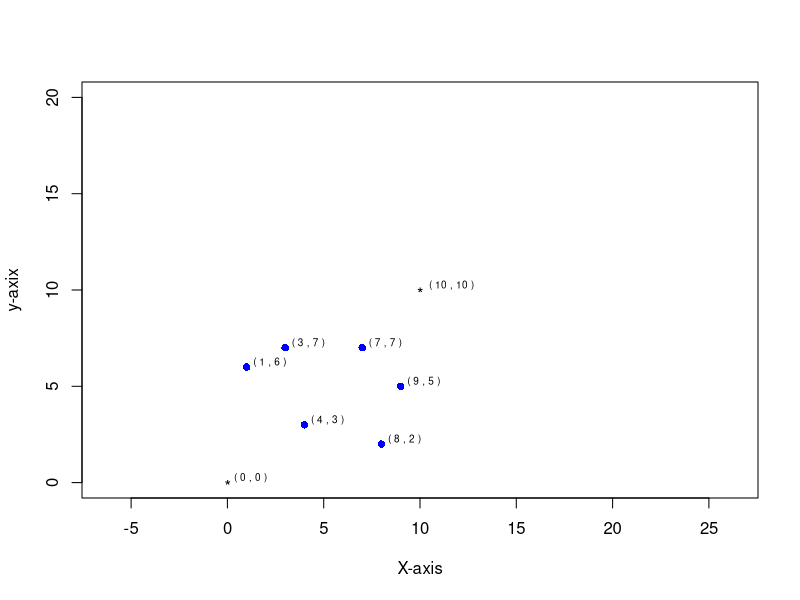

R code for this plot:

week5_5A_q3 <- function() {
  
  # initial representative points
  x <- c(0,0)
  y <- c(10,10)
  
  a <- c(1,6)
  b <- c(3,7)
  c <- c(4,3)
  d <- c(7,7)
  e <- c(8,2)
  f <- c(9,5)
  
  # show chart
  plot(rbind(x[1],y[1]),
       rbind(x[2],y[2]),
       type="p",
       xlab="X-axis",ylab="y-axix",asp=1,
       xlim=c(0, 20),ylim=c(0, 20),
       pch="*",col="black",bg="grey")
  points(rbind(a[1],b[1],c[1],d[1],e[1],f[1]), 
         rbind(a[2],b[2],c[2],d[2],e[2],f[2]),
         type="p",pch=16,col="blue")
  # draw point label
  allpoints <- rbind(x,y,a,b,c,d,e,f)
  textxy(allpoints[,1],allpoints[,2],offset=0.7,cex=0.6,
         labs=c(paste(paste("(",allpoints[,1],","),allpoints[,2],")")))
  
  # select five points
  r <- rbind(x,y)
  colnames(r) <- c("x", "y")
  candidates <- rbind(a,b,c,d,e,f)
  for(i in seq(from=1, to=5, by=1)) {
    writeLines(paste("Round ", i))
    
    result<- compute_max_dist(r,candidates)
    furthest_point <- result[[1]]
    r <- rbind(r,furthest_point)
    candidates <- subset(candidates,
                         !(candidates[,1] == furthest_point[1] &
                         candidates[,2] == furthest_point[2]),)
    print(candidates)
    writeLines("\n\n")
    
    # e -> b -> c -> d -> f -> a
  }
  
  
}

# Find the point whose minimum distance to any of the previously selected points is maximum
compute_max_dist <- function(r,candidates) {
  
  furthest_point <- NULL
  global_max_dist <- 0
  for(i in seq(from=1, to=nrow(candidates), by=1)) {
    candicate <- candidates[i,]
    
    min_dist <- -999
    for(j in seq(from=1, to=nrow(r), by=1)) {
      rpoint <- r[j,]
      
      dist <- euclidean_dist(candicate,rpoint)
      
      if(j == 1) {
        min_dist <- dist
      }
      else {
        if(min_dist > dist) {
          min_dist <- dist
        }
      }
    }
    
    print(paste(paste("min_dist to ", 
                      paste(candicate[1], ",", candicate[2]), ":"), min_dist))
    
    if(global_max_dist < min_dist) {
      global_max_dist = min_dist
      furthest_point = candicate
    }
  }
  
  print(paste(paste("furthest point: ", 
                    paste(furthest_point[1], ",", furthest_point[2]), " => "), global_max_dist))
  
  result <- list(furthest_point,global_max_dist)
  return(result)
}

euclidean_dist <- function(p1, p2) {
  dist = sqrt((p1[1] - p2[1])^2 + (p1[2] - p2[2])^2)
  return(dist)
}

# main()
library("calibrate")
week5_5A_q3()
